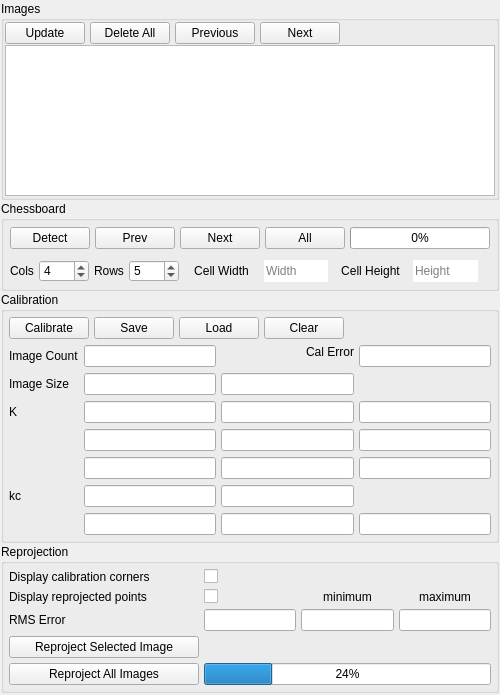
<?xml version="1.0" encoding="UTF-8"?>
<ui version="4.0">
  <class>CamCalibPanel</class>
  <widget class="QWidget" name="CamCalibPanel">
    <property name="geometry">
      <rect>
	<x>0</x>
	<y>0</y>
	<width>500</width>
	<height>695</height>
      </rect>
    </property>
    <property name="sizePolicy">
      <sizepolicy hsizetype="Expanding" vsizetype="Expanding">
	<horstretch>0</horstretch>
	<verstretch>0</verstretch>
      </sizepolicy>
    </property>
    <property name="minimumSize">
      <size>
	<width>400</width>
	<height>0</height>
      </size>
    </property>
    <layout class="QVBoxLayout" name="verticalLayout">
      <property name="spacing">
	<number>1</number>
      </property>
      <property name="margin">
	<number>1</number>
      </property>

      <!-- Images Group { -->

      <item>
	<widget class="QGroupBox" name="imagesGroup">
	  <property name="title">
	    <string>Images</string>
	  </property>

	  <layout class="QGridLayout" name="gridLayout_2">
	    <property name="margin">
	      <number>1</number>
	    </property>
	    <property name="spacing">
	      <number>1</number>
	    </property>

	    <item row="0" column="0">
	      <layout class="QHBoxLayout" name="horizontalLayout_1">
		<property name="spacing">
		  <number>5</number>
		</property>

		<item>
		  <widget class="QPushButton" name="imagesUpdateButton">

		    <!-- <property name="sizePolicy"> -->
		    <!--   <sizepolicy hsizetype="Preferred" vsizetype="Fixed"> -->
		    <!-- 	<horstretch>0</horstretch> -->
		    <!-- 	<verstretch>0</verstretch> -->
		    <!--   </sizepolicy> -->
		    <!-- </property> -->
		    <!-- <property name="minimumSize"> -->
		    <!--   <size> -->
		    <!-- 	<width>100</width> -->
		    <!-- 	<height>22</height> -->
		    <!--   </size> -->
		    <!-- </property> -->
		    <!-- <property name="maximumSize"> -->
		    <!--   <size> -->
		    <!-- 	<width>150</width> -->
		    <!-- 	<height>50</height> -->
		    <!--   </size> -->
		    <!-- </property> -->

		    <property name="text">
		      <string>Update</string>
		    </property>
		    <property name="enabled">
		      <bool>true</bool>
		    </property>
		    <property name="checkable">
		      <bool>false</bool>
		    </property>
		  </widget>
		</item>

		<item>
		  <widget class="QPushButton" name="imagesDeleteAllButton">
		    <property name="text">
		      <string>Delete All</string>
		    </property>
		    <property name="enabled">
		      <bool>true</bool>
		    </property>
		    <property name="checkable">
		      <bool>false</bool>
		    </property>
		  </widget>
		</item>

		<item>
		  <widget class="QPushButton" name="imagesPreviousButton">
		    <property name="text">
		      <string>Previous</string>
		    </property>
		    <property name="enabled">
		      <bool>true</bool>
		    </property>
		    <property name="checkable">
		      <bool>false</bool>
		    </property>
		  </widget>
		</item>

		<item>
		  <widget class="QPushButton" name="imagesNextButton">
		    <property name="text">
		      <string>Next</string>
		    </property>
		    <property name="enabled">
		      <bool>true</bool>
		    </property>
		    <property name="checkable">
		      <bool>false</bool>
		    </property>
		  </widget>
		</item>

		<item>
		  <widget class="QLabel" name="imagesFillSpace_0">
		    <property name="sizePolicy">
		      <sizepolicy hsizetype="Expanding" vsizetype="Fixed">
			<horstretch>0</horstretch>
			<verstretch>0</verstretch>
		      </sizepolicy>
		    </property>
		    <property name="text">
		      <string></string>
		    </property>
		    <property name="alignment">
		      <set>Qt::AlignCenter</set>
		    </property>
		  </widget>
		</item>


	      </layout>
	    </item>

	    <item row="1" column="0">
	      <widget class="QListView" name="imageList"/>
	    </item>
	    
	  </layout>

	</widget>
      </item>

      <!-- } Images Group -->

      <!-- Chessboard Group { -->

      <item>
	<widget class="QGroupBox" name="chessboardGroup">
	  <property name="title">
	    <string>Chessboard</string>
	  </property>

	  <layout class="QVBoxLayout" name="verticalLayoutChessboardGroup">
	    <property name="margin">
	      <number>1</number>
	    </property>
	    <property name="spacing">
	      <number>1</number>
	    </property>

	    <item>
	      <layout class="QHBoxLayout" name="horizontalLayoutChessboard_0">
		<property name="spacing">
		  <number>5</number>
		</property>
		<property name="margin">
		  <number>5</number>
		</property>

		<item>
		  <widget class="QPushButton" name="chessboardDetectButton">
		    <property name="text">
		      <string>Detect</string>
		    </property>
		    <property name="enabled">
		      <bool>true</bool>
		    </property>
		    <property name="checkable">
		      <bool>false</bool>
		    </property>
		  </widget>
		</item>

		<item>
		  <widget class="QPushButton" name="chessboardDetectPreviousButton">
		    <property name="text">
		      <string>Prev</string>
		    </property>
		    <property name="enabled">
		      <bool>true</bool>
		    </property>
		    <property name="checkable">
		      <bool>false</bool>
		    </property>
		  </widget>
		</item>

		<item>
		  <widget class="QPushButton" name="chessboardDetectNextButton">
		    <property name="text">
		      <string>Next</string>
		    </property>
		    <property name="enabled">
		      <bool>true</bool>
		    </property>
		    <property name="checkable">
		      <bool>false</bool>
		    </property>
		  </widget>
		</item>

		<item>
		  <widget class="QPushButton" name="chessboardDetectAllButton">
		    <property name="text">
		      <string>All</string>
		    </property>
		    <property name="enabled">
		      <bool>true</bool>
		    </property>
		    <property name="checkable">
		      <bool>true</bool>
		    </property>
		  </widget>
		</item>

		<item>
		  <widget class="QProgressBar" name="chessboardProgress">
		    <property name="value">
		      <number>0</number>
		    </property>
		  </widget>
		</item>

	      </layout> <!-- name="horizontalLayoutChessboard_0" -->
	    </item>

	    <item>
	      <layout class="QHBoxLayout" name="horizontalLayoutChessboard_1">
		<property name="spacing">
		  <number>5</number>
		</property>
		<property name="margin">
		  <number>5</number>
		</property>

		<item>
		  <widget class="QLabel" name="chessboardColsLabel">
		    <property name="text">
		      <string>Cols</string>
		    </property>
		    <property name="sizePolicy">
		      <sizepolicy hsizetype="Preferred" vsizetype="Fixed">
			<horstretch>0</horstretch>
			<verstretch>0</verstretch>
		      </sizepolicy>
		    </property>
		    <property name="maximumSize">
		      <size>
			<width>50</width>
			<height>22</height>
		      </size>
		    </property>
		    <property name="alignment">
		      <set>Qt::AlignCenter</set>
		    </property>
		  </widget>
		</item>

		<item>
		  <widget class="QSpinBox" name="chessboardColsSpin">
		    <property name="sizePolicy">
		      <sizepolicy hsizetype="Preferred" vsizetype="Fixed">
			<horstretch>0</horstretch>
			<verstretch>0</verstretch>
		      </sizepolicy>
		    </property>
		    <property name="minimumSize">
		      <size>
			<width>50</width>
			<height>0</height>
		      </size>
		    </property>
		    <property name="maximumSize">
		      <size>
			<width>75</width>
			<height>22</height>
		      </size>
		    </property>
		    <property name="value">
		      <number>4</number>
		    </property>
		  </widget>
		</item>

		<item>
		  <widget class="QLabel" name="chessboardRowsLabel">
		    <property name="text">
		      <string>Rows</string>
		    </property>
		    <property name="sizePolicy">
		      <sizepolicy hsizetype="Preferred" vsizetype="Fixed">
			<horstretch>0</horstretch>
			<verstretch>0</verstretch>
		      </sizepolicy>
		    </property>
		    <property name="maximumSize">
		      <size>
			<width>50</width>
			<height>22</height>
		      </size>
		    </property>
		    <property name="alignment">
		      <set>Qt::AlignCenter</set>
		    </property>
		  </widget>
		</item>

		<item>
		  <widget class="QSpinBox" name="chessboardRowsSpin">
		    <property name="sizePolicy">
		      <sizepolicy hsizetype="Preferred" vsizetype="Fixed">
			<horstretch>0</horstretch>
			<verstretch>0</verstretch>
		      </sizepolicy>
		    </property>
		    <property name="minimumSize">
		      <size>
			<width>50</width>
			<height>0</height>
		      </size>
		    </property>
		    <property name="maximumSize">
		      <size>
			<width>75</width>
			<height>22</height>
		      </size>
		    </property>
		    <property name="value">
		      <number>5</number>
		    </property>
		  </widget>
		</item>


		<item>
		  <widget class="QLabel" name="chessboardCellWidthLabel">
		    <property name="text">
		      <string>Cell Width</string>
		    </property>
		    <property name="sizePolicy">
		      <sizepolicy hsizetype="Preferred" vsizetype="Fixed">
			<horstretch>0</horstretch>
			<verstretch>0</verstretch>
		      </sizepolicy>
		    </property>
		    <property name="minimumSize">
		      <size>
			<width>75</width>
			<height>0</height>
		      </size>
		    </property>
		    <property name="alignment">
		      <set>Qt::AlignCenter</set>
		    </property>
		  </widget>
		</item>


		<item>
		  <widget class="QLineEdit" name="chessboardCellWidthValue">
		    <property name="sizePolicy">
		      <sizepolicy hsizetype="Preferred" vsizetype="Fixed">
			<horstretch>0</horstretch>
			<verstretch>0</verstretch>
		      </sizepolicy>
		    </property>
		    <property name="maximumSize">
		      <size>
			<width>75</width>
			<height>22</height>
		      </size>
		    </property>
		    <property name="enabled">
		      <bool>true</bool>
		    </property>
		    <property name="frame">
		      <bool>false</bool>
		    </property>
		    <property name="placeholderText">
		      <string>Width</string>
		    </property>
		  </widget>
		</item>


		<item>
		  <widget class="QLabel" name="chessboardCellHeightLabel">
		    <property name="text">
		      <string>Cell Height</string>
		    </property>
		    <property name="sizePolicy">
		      <sizepolicy hsizetype="Preferred" vsizetype="Fixed">
			<horstretch>0</horstretch>
			<verstretch>0</verstretch>
		      </sizepolicy>
		    </property>
		    <property name="minimumSize">
		      <size>
			<width>75</width>
			<height>0</height>
		      </size>
		    </property>
		    <property name="alignment">
		      <set>Qt::AlignCenter</set>
		    </property>
		  </widget>
		</item>

		<item>
		  <widget class="QLineEdit" name="chessboardCellHeightValue">
		    <property name="sizePolicy">
		      <sizepolicy hsizetype="Preferred" vsizetype="Fixed">
			<horstretch>0</horstretch>
			<verstretch>0</verstretch>
		      </sizepolicy>
		    </property>
		    <property name="maximumSize">
		      <size>
			<width>75</width>
			<height>22</height>
		      </size>
		    </property>
		    <property name="enabled">
		      <bool>true</bool>
		    </property>
		    <property name="frame">
		      <bool>false</bool>
		    </property>
		    <property name="placeholderText">
		      <string>Height</string>
		    </property>
		  </widget>
		</item>

		<item>
		  <widget class="QLabel" name="chessboardFillSpace_1">
		    <property name="sizePolicy">
		      <sizepolicy hsizetype="Expanding" vsizetype="Fixed">
			<horstretch>0</horstretch>
			<verstretch>0</verstretch>
		      </sizepolicy>
		    </property>
		    <property name="text">
		      <string></string>
		    </property>
		    <property name="alignment">
		      <set>Qt::AlignCenter</set>
		    </property>
		  </widget>
		</item>

	      </layout> <!-- name="horizontalLayoutChessboard_1" -->
	    </item>

	  </layout> <!-- name="verticalLayoutChessboardGroup" -->
	</widget> <!-- name="chessboardGroup" -->
      </item>

      <!-- } Chessboard Group -->

      <!-- Calib Group { -->

      <item>
	<widget class="QGroupBox" name="calibGroup">
	  <property name="title">
	    <string>Calibration</string>
	  </property>

	  <layout class="QGridLayout" name="gridLayout">
	    <property name="horizontalSpacing">
	      <number>5</number>
	    </property>
	    <property name="margin">
	      <number>5</number>
	    </property>

	    <item row="0" column="0" colspan="4">
	      <widget class="QWidget" name="widget" native="true">
		<layout class="QHBoxLayout" name="horizontalLayout">
		  <property name="spacing">
		    <number>5</number>
		  </property>
		  <property name="margin">
		    <number>0</number>
		  </property>


		  <item>
		    <widget class="QPushButton" name="calibrateCameraButton">
		      <property name="text">
			<string>Calibrate</string>
		      </property>
		    </widget>
		  </item>
		  <item>
		    <widget class="QPushButton" name="saveCalibrationButton">
		      <property name="text">
			<string>Save</string>
		      </property>
		    </widget>
		  </item>
		  <item>
		    <widget class="QPushButton" name="loadCalibrationButton">
		      <property name="text">
			<string>Load</string>
		      </property>
		    </widget>
		  </item>
		  <item>
		    <widget class="QPushButton" name="clearCalibrationButton">
		      <property name="text">
			<string>Clear</string>
		      </property>
		    </widget>
		  </item>

		  <item>
		    <spacer name="horizontalSpacer_8">
		      <property name="orientation">
			<enum>Qt::Horizontal</enum>
		      </property>
		      <property name="sizeHint" stdset="0">
			<size>
			  <width>0</width>
			  <height>0</height>
			</size>
		      </property>
		    </spacer>
		  </item>
		  
		</layout>
	      </widget>
	    </item> <!-- item row="8" column="0" colspan="4" -->

	    <item row="1" column="0">
	      <widget class="QLabel" name="imageCountLabel">
		<property name="text">
		  <string>Image Count</string>
		</property>
	      </widget>
	    </item>
	    <item row="1" column="1">
	      <widget class="QLineEdit" name="imageCountLine">
		<property name="alignment">
		  <set>Qt::AlignRight|Qt::AlignTrailing|Qt::AlignVCenter</set>
		</property>
		<property name="readOnly">
		  <bool>true</bool>
		</property>
	      </widget>
	    </item>

	    <item row="1" column="2">
	      <widget class="QLabel" name="calErrorLabel">
		<property name="text">
		  <string>Cal Error</string>
		</property>
		<property name="alignment">
		  <set>Qt::AlignRight</set>
		</property>
	      </widget>
	    </item>
	    <item row="1" column="3">
	      <widget class="QLineEdit" name="calErrorLine">
		<property name="alignment">
		  <set>Qt::AlignRight|Qt::AlignTrailing|Qt::AlignVCenter</set>
		</property>
		<property name="readOnly">
		  <bool>true</bool>
		</property>
	      </widget>
	    </item>

	    <item row="2" column="0">
	      <widget class="QLabel" name="imageSizeLabel">
		<property name="text">
		  <string>Image Size</string>
		</property>
	      </widget>
	    </item>
	    <item row="2" column="1">
	      <widget class="QLineEdit" name="imageWidthLine">
		<property name="alignment">
		  <set>Qt::AlignRight|Qt::AlignTrailing|Qt::AlignVCenter</set>
		</property>
		<property name="readOnly">
		  <bool>true</bool>
		</property>
	      </widget>
	    </item>
	    <item row="2" column="2">
	      <widget class="QLineEdit" name="imageHeightLine">
		<property name="alignment">
		  <set>Qt::AlignRight|Qt::AlignTrailing|Qt::AlignVCenter</set>
		</property>
		<property name="readOnly">
		  <bool>true</bool>
		</property>
	      </widget>
	    </item>

	    <item row="3" column="0">
	      <widget class="QLabel" name="KLabel">
		<property name="text">
		  <string>K</string>
		</property>
	      </widget>
	    </item>
	    <item row="3" column="1">
	      <widget class="QLineEdit" name="K00_Line">
		<property name="alignment">
		  <set>Qt::AlignRight|Qt::AlignTrailing|Qt::AlignVCenter</set>
		</property>
		<property name="readOnly">
		  <bool>true</bool>
		</property>
	      </widget>
	    </item>
	    <item row="3" column="2">
	      <widget class="QLineEdit" name="K01_Line">
		<property name="alignment">
		  <set>Qt::AlignRight|Qt::AlignTrailing|Qt::AlignVCenter</set>
		</property>
		<property name="readOnly">
		  <bool>true</bool>
		</property>
	      </widget>
	    </item>
	    <item row="3" column="3">
	      <widget class="QLineEdit" name="K02_Line">
		<property name="alignment">
		  <set>Qt::AlignRight|Qt::AlignTrailing|Qt::AlignVCenter</set>
		</property>
		<property name="readOnly">
		  <bool>true</bool>
		</property>
	      </widget>
	    </item>

	    <item row="4" column="1">
	      <widget class="QLineEdit" name="K10_Line">
		<property name="alignment">
		  <set>Qt::AlignRight|Qt::AlignTrailing|Qt::AlignVCenter</set>
		</property>
		<property name="readOnly">
		  <bool>true</bool>
		</property>
	      </widget>
	    </item>
	    <item row="4" column="2">
	      <widget class="QLineEdit" name="K11_Line">
		<property name="alignment">
		  <set>Qt::AlignRight|Qt::AlignTrailing|Qt::AlignVCenter</set>
		</property>
		<property name="readOnly">
		  <bool>true</bool>
		</property>
	      </widget>
	    </item>
	    <item row="4" column="3">
	      <widget class="QLineEdit" name="K12_Line">
		<property name="alignment">
		  <set>Qt::AlignRight|Qt::AlignTrailing|Qt::AlignVCenter</set>
		</property>
		<property name="readOnly">
		  <bool>true</bool>
		</property>
	      </widget>
	    </item>

	    <item row="5" column="1">
	      <widget class="QLineEdit" name="K20_Line">
		<property name="alignment">
		  <set>Qt::AlignRight|Qt::AlignTrailing|Qt::AlignVCenter</set>
		</property>
		<property name="readOnly">
		  <bool>true</bool>
		</property>
	      </widget>
	    </item>
	    <item row="5" column="2">
	      <widget class="QLineEdit" name="K21_Line">
		<property name="alignment">
		  <set>Qt::AlignRight|Qt::AlignTrailing|Qt::AlignVCenter</set>
		</property>
		<property name="readOnly">
		  <bool>true</bool>
		</property>
	      </widget>
	    </item>
	    <item row="5" column="3">
	      <widget class="QLineEdit" name="K22_Line">
		<property name="alignment">
		  <set>Qt::AlignRight|Qt::AlignTrailing|Qt::AlignVCenter</set>
		</property>
		<property name="readOnly">
		  <bool>true</bool>
		</property>
	      </widget>
	    </item>

	    <item row="6" column="0">
	      <widget class="QLabel" name="kcLabel">
		<property name="text">
		  <string>kc</string>
		</property>
	      </widget>
	    </item>
	    <item row="6" column="1">
	      <widget class="QLineEdit" name="kc1Line">
		<property name="alignment">
		  <set>Qt::AlignRight|Qt::AlignTrailing|Qt::AlignVCenter</set>
		</property>
		<property name="readOnly">
		  <bool>true</bool>
		</property>
	      </widget>
	    </item>
	    <item row="6" column="2">
	      <widget class="QLineEdit" name="kc2Line">
		<property name="alignment">
		  <set>Qt::AlignRight|Qt::AlignTrailing|Qt::AlignVCenter</set>
		</property>
		<property name="readOnly">
		  <bool>true</bool>
		</property>
	      </widget>
	    </item>

	    <item row="7" column="1">
	      <widget class="QLineEdit" name="kc3Line">
		<property name="alignment">
		  <set>Qt::AlignRight|Qt::AlignTrailing|Qt::AlignVCenter</set>
		</property>
		<property name="readOnly">
		  <bool>true</bool>
		</property>
	      </widget>
	    </item>
	    <item row="7" column="2">
	      <widget class="QLineEdit" name="kc4Line">
		<property name="alignment">
		  <set>Qt::AlignRight|Qt::AlignTrailing|Qt::AlignVCenter</set>
		</property>
		<property name="readOnly">
		  <bool>true</bool>
		</property>
	      </widget>
	    </item>
	    <item row="7" column="3">
	      <widget class="QLineEdit" name="kc5Line">
		<property name="alignment">
		  <set>Qt::AlignRight|Qt::AlignTrailing|Qt::AlignVCenter</set>
		</property>
		<property name="readOnly">
		  <bool>true</bool>
		</property>
	      </widget>
	    </item>



	  </layout> <!-- layout class="QGridLayout" name="gridLayout" -->
	</widget>

      </item>

      <!-- } Calib Group -->

      <!-- Reprojection Group { -->

      <item>
	<widget class="QGroupBox" name="reprojectionGroup">
	  <property name="minimumSize">
	    <size>
	      <width>300</width>
	      <height>0</height>
	    </size>
	  </property>
	  <property name="title">
	    <string>Reprojection</string>
	  </property>
	  <layout class="QGridLayout" name="gridLayout_3">
	    <property name="margin">
	      <number>5</number>
	    </property>
	    <property name="spacing">
	      <number>5</number>
	    </property>
	    <item row="2" column="0">
	      <widget class="QLabel" name="rmsLabel">
		<property name="text">
		  <string>RMS Error</string>
		</property>
	      </widget>
	    </item>
	    <item row="4" column="0" colspan="2">
	      <widget class="QPushButton" name="reprojectCurrentButton">
		<property name="minimumSize">
		  <size>
		    <width>190</width>
		    <height>0</height>
		  </size>
		</property>
		<property name="maximumSize">
		  <size>
		    <width>190</width>
		    <height>16777215</height>
		  </size>
		</property>
		<property name="text">
		  <string>Reproject Selected Image</string>
		</property>
	      </widget>
	    </item>
	    <item row="5" column="0" colspan="2">
	      <widget class="QPushButton" name="reprojectAllButton">
		<property name="minimumSize">
		  <size>
		    <width>190</width>
		    <height>0</height>
		  </size>
		</property>
		<property name="maximumSize">
		  <size>
		    <width>190</width>
		    <height>16777215</height>
		  </size>
		</property>
		<property name="text">
		  <string>Reproject All Images</string>
		</property>
	      </widget>
	    </item>
	    <item row="1" column="0">
	      <widget class="QLabel" name="displayReprojectionLabel">
		<property name="minimumSize">
		  <size>
		    <width>180</width>
		    <height>0</height>
		  </size>
		</property>
		<property name="text">
		  <string>Display reprojected points</string>
		</property>
	      </widget>
	    </item>
	    <item row="1" column="2">
	      <widget class="QCheckBox" name="displayReprojectionCheck">
		<property name="text">
		  <string/>
		</property>
	      </widget>
	    </item>
	    <item row="2" column="2">
	      <widget class="QLineEdit" name="rmsErrorLine">
		<property name="minimumSize">
		  <size>
		    <width>75</width>
		    <height>0</height>
		  </size>
		</property>
		<property name="maximumSize">
		  <size>
		    <width>120</width>
		    <height>16777215</height>
		  </size>
		</property>
		<property name="alignment">
		  <set>Qt::AlignRight|Qt::AlignTrailing|Qt::AlignVCenter</set>
		</property>
		<property name="readOnly">
		  <bool>true</bool>
		</property>
	      </widget>
	    </item>

	    <item row="0" column="2">
	      <widget class="QCheckBox" name="displayCornersCheck">
		<property name="text">
		  <string/>
		</property>
	      </widget>
	    </item>

	    <item row="0" column="0">
	      <widget class="QLabel" name="displayCornersLabel">
		<property name="text">
		  <string>Display calibration corners</string>
		</property>
	      </widget>
	    </item>

	    <item row="1" column="3">
	      <widget class="QLabel" name="minErrorLabel">
		<property name="text">
		  <string>minimum</string>
		</property>
		<property name="alignment">
		  <set>Qt::AlignBottom|Qt::AlignHCenter</set>
		</property>
	      </widget>
	    </item>
	    <item row="1" column="4">
	      <widget class="QLabel" name="maxErrorLabel">
		<property name="text">
		  <string>maximum</string>
		</property>
		<property name="alignment">
		  <set>Qt::AlignBottom|Qt::AlignHCenter</set>
		</property>
	      </widget>
	    </item>
	    <item row="2" column="3">
	      <widget class="QLineEdit" name="minErrorLine">
		<property name="sizePolicy">
		  <sizepolicy hsizetype="Preferred" vsizetype="Fixed">
		    <horstretch>0</horstretch>
		    <verstretch>0</verstretch>
		  </sizepolicy>
		</property>
		<property name="readOnly">
		  <bool>true</bool>
		</property>
	      </widget>
	    </item>
	    <item row="2" column="4">
	      <widget class="QLineEdit" name="maxErrorLine">
		<property name="sizePolicy">
		  <sizepolicy hsizetype="Preferred" vsizetype="Fixed">
		    <horstretch>0</horstretch>
		    <verstretch>0</verstretch>
		  </sizepolicy>
		</property>
		<property name="readOnly">
		  <bool>true</bool>
		</property>
	      </widget>
	    </item>
	    <item row="5" column="2" colspan="3">
	      <widget class="QProgressBar" name="reprojectProgress">
		<property name="value">
		  <number>24</number>
		</property>
	      </widget>
	    </item>
	    <item row="4" column="2" colspan="3">
	      <spacer name="horizontalSpacer">
		<property name="orientation">
		  <enum>Qt::Horizontal</enum>
		</property>
		<property name="sizeHint" stdset="0">
		  <size>
		    <width>0</width>
		    <height>0</height>
		  </size>
		</property>
	      </spacer>
	    </item>
	  </layout>
	</widget>
      </item>
      <item>
	<spacer name="verticalSpacer">
	  <property name="orientation">
	    <enum>Qt::Vertical</enum>
	  </property>
	  <property name="sizeHint" stdset="0">
	    <size>
	      <width>20</width>
	      <height>40</height>
	    </size>
	  </property>
	</spacer>
      </item>

      <!-- } Reprojection Group -->

      <item>
	<widget class="QWidget" name="widget" native="true">
	  <layout class="QHBoxLayout" name="horizontalLayout">
	    <property name="spacing">
	      <number>5</number>
	    </property>
	    <property name="margin">
	      <number>0</number>
	    </property>
	  </layout>
	</widget>
      </item>
    </layout>
  </widget>
  <resources/>
  <connections/>
</ui>
